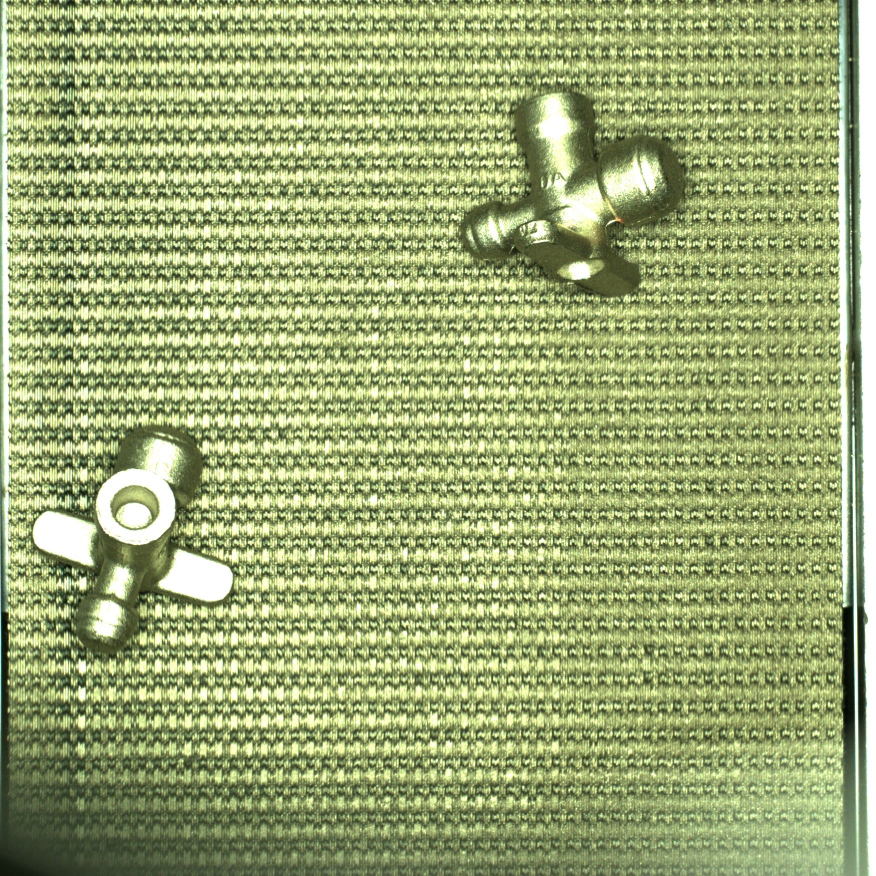
#> input picture asset/1.jpeg, 1752 x 1752 px (shown at 1/2 size)
$ python nine_point_circle_picker.py --image ../asset/1.jpeg
#> lines starting #> are read from the running program, lines starting #| are printed output that depends on the picture; after the words box and inside, x2 and y2 are one past the last pixel; in counts of white or black regions, pixels touching at a corner belong together
#> in read_image, image is the input picture: shape (1752, 1752, 3); mean B, G, R 114.4, 168.1, 155
#!/usr/bin/env python3
"""
Pick nine calibration circle centers from a Hikrobot camera frame or a local image.

Examples:
  python scripts/nine_point_circle_picker.py --image samples/images/calibration.jpg
  python scripts/nine_point_circle_picker.py --camera
"""

from __future__ import annotations

import argparse
import ctypes
import os
import sys
from pathlib import Path
from typing import Dict, List, Optional, Tuple

import cv2
import numpy as np


MV_OK = 0
MV_GIGE_DEVICE = 0x00000001
MV_USB_DEVICE = 0x00000004
MV_ACCESS_EXCLUSIVE = 1
MV_ACQ_MODE_CONTINUOUS = 2
MV_TRIGGER_MODE_OFF = 0

PIX_MONO8 = 0x01080001
PIX_BAYER_GR8 = 0x01080008
PIX_BAYER_RG8 = 0x01080009
PIX_BAYER_GB8 = 0x0108000A
PIX_BAYER_BG8 = 0x0108000B
PIX_RGB8 = 0x02180014
PIX_BGR8 = 0x02180015

_DLL_DIR_HANDLES = []
TOOLBAR_HEIGHT = 42


class BitmapInfoHeader(ctypes.Structure):
    _fields_ = [
        ("biSize", ctypes.c_uint32),
        ("biWidth", ctypes.c_int32),
        ("biHeight", ctypes.c_int32),
        ("biPlanes", ctypes.c_uint16),
        ("biBitCount", ctypes.c_uint16),
        ("biCompression", ctypes.c_uint32),
        ("biSizeImage", ctypes.c_uint32),
        ("biXPelsPerMeter", ctypes.c_int32),
        ("biYPelsPerMeter", ctypes.c_int32),
        ("biClrUsed", ctypes.c_uint32),
        ("biClrImportant", ctypes.c_uint32),
    ]


class RgbQuad(ctypes.Structure):
    _fields_ = [
        ("rgbBlue", ctypes.c_ubyte),
        ("rgbGreen", ctypes.c_ubyte),
        ("rgbRed", ctypes.c_ubyte),
        ("rgbReserved", ctypes.c_ubyte),
    ]


class BitmapInfo(ctypes.Structure):
    _fields_ = [
        ("bmiHeader", BitmapInfoHeader),
        ("bmiColors", RgbQuad * 1),
    ]


class Rect(ctypes.Structure):
    _fields_ = [
        ("left", ctypes.c_long),
        ("top", ctypes.c_long),
        ("right", ctypes.c_long),
        ("bottom", ctypes.c_long),
    ]


class MvDeviceInfo(ctypes.Structure):
    pass


class MvDeviceInfoList(ctypes.Structure):
    _fields_ = [
        ("nDeviceNum", ctypes.c_uint),
        ("pDeviceInfo", ctypes.POINTER(MvDeviceInfo) * 256),
    ]


class MvPtrUnion(ctypes.Union):
    _fields_ = [
        ("p", ctypes.c_void_p),
        ("nAligning", ctypes.c_longlong),
    ]


class MvFrameOutInfoEx(ctypes.Structure):
    _fields_ = [
        ("nWidth", ctypes.c_ushort),
        ("nHeight", ctypes.c_ushort),
        ("enPixelType", ctypes.c_uint),
        ("nFrameNum", ctypes.c_uint),
        ("nDevTimeStampHigh", ctypes.c_uint),
        ("nDevTimeStampLow", ctypes.c_uint),
        ("nReserved0", ctypes.c_uint),
        ("nHostTimeStamp", ctypes.c_longlong),
        ("nFrameLen", ctypes.c_uint),
        ("nSecondCount", ctypes.c_uint),
        ("nCycleCount", ctypes.c_uint),
        ("nCycleOffset", ctypes.c_uint),
        ("fGain", ctypes.c_float),
        ("fExposureTime", ctypes.c_float),
        ("nAverageBrightness", ctypes.c_uint),
        ("nRed", ctypes.c_uint),
        ("nGreen", ctypes.c_uint),
        ("nBlue", ctypes.c_uint),
        ("nFrameCounter", ctypes.c_uint),
        ("nTriggerIndex", ctypes.c_uint),
        ("nInput", ctypes.c_uint),
        ("nOutput", ctypes.c_uint),
        ("nOffsetX", ctypes.c_ushort),
        ("nOffsetY", ctypes.c_ushort),
        ("nChunkWidth", ctypes.c_ushort),
        ("nChunkHeight", ctypes.c_ushort),
        ("nLostPacket", ctypes.c_uint),
        ("nUnparsedChunkNum", ctypes.c_uint),
        ("UnparsedChunkList", MvPtrUnion),
        ("nExtendWidth", ctypes.c_uint),
        ("nExtendHeight", ctypes.c_uint),
        ("nFrameLenEx", ctypes.c_ulonglong),
        ("nExtraType", ctypes.c_uint),
        ("nSubImageNum", ctypes.c_uint),
        ("SubImageList", MvPtrUnion),
        ("UserPtr", MvPtrUnion),
        ("nFirstLineEncoderCount", ctypes.c_uint),
        ("nLastLineEncoderCount", ctypes.c_uint),
        ("nReserved", ctypes.c_uint * 24),
    ]


class MvFrameOut(ctypes.Structure):
    _fields_ = [
        ("pBufAddr", ctypes.POINTER(ctypes.c_ubyte)),
        ("stFrameInfo", MvFrameOutInfoEx),
        ("nRes", ctypes.c_uint * 16),
    ]


def repo_root() -> Path:
    return Path(__file__).resolve().parents[1]


def runtime_root() -> Path:
    if getattr(sys, "frozen", False):
        return Path(sys.executable).resolve().parent
    return repo_root()


def default_output_dir() -> Path:
    return runtime_root() / "calibration_output"


def require_ok(ret: int, name: str) -> None:
    if ret != MV_OK:
        raise RuntimeError(f"{name} failed: 0x{ret:08X}")


# [240 lines left out: functions load_mvs_dll, configure_camera, bayer_to_bgr, frame_to_bgr, capture_hikrobot_frame, crop_roi and 3 more, not called in this run]


def put_label(image: np.ndarray,
              text: str,
              origin: Tuple[int, int],
              scale: float = 0.62,
              color: Tuple[int, int, int] = (255, 255, 255),
              thickness: int = 2) -> None:
    if os.name == "nt" and any(ord(ch) > 127 for ch in text):
        if put_label_windows(image, text, origin, scale, color):
            return
    cv2.putText(image, text, origin, cv2.FONT_HERSHEY_SIMPLEX, scale, color, thickness, cv2.LINE_AA)


# [94 lines left out: function put_label_windows, not called in this run]


class PickerState:
    def __init__(self, image: np.ndarray, roi_size: int, max_display: int, output_dir: Path):
#> called with roi_size = 180, max_display = 1400
        self.original = image
        self.roi_size = roi_size
        self.max_display = max_display
        self.output_dir = output_dir
        self.points: List[dict] = []
        self.button_rects: Dict[str, Tuple[int, int, int, int]] = {}
        self.pending_action: Optional[str] = None
        h, w = self.original.shape[:2]
        self.scale = min(1.0, float(max_display) / float(max(h, w))) if max(h, w) > 0 else 1.0
        self.saved_after_full = False

    # [13 lines left out: functions reset_image, button_at, not called in this run]

    def is_rect_hit(self, rect: Tuple[int, int, int, int], display_x: int, display_y: int) -> bool:
        left, top, right, bottom = rect
        return left <= display_x <= right and top <= display_y <= bottom

    # [66 lines left out: functions add_click, undo, save, save_points, not called in this run]

    def render(self) -> np.ndarray:
        image = self.original.copy()
        for point in self.points:
            cx = int(round(point["image_x"]))
            cy = int(round(point["image_y"]))
            label = f"{point['point']} ({point['image_x']:.1f},{point['image_y']:.1f})"
            cv2.drawMarker(image, (cx, cy), (0, 0, 255), markerType=cv2.MARKER_CROSS, markerSize=22, thickness=2)
            cv2.circle(image, (cx, cy), max(4, int(round(point["radius"]))), (0, 220, 0), 2)
            cv2.putText(image, label, (cx + 8, max(20, cy - 8)), cv2.FONT_HERSHEY_SIMPLEX, 0.55, (0, 0, 255), 2)

        if self.scale < 1.0:
            display = cv2.resize(image, None, fx=self.scale, fy=self.scale, interpolation=cv2.INTER_AREA)
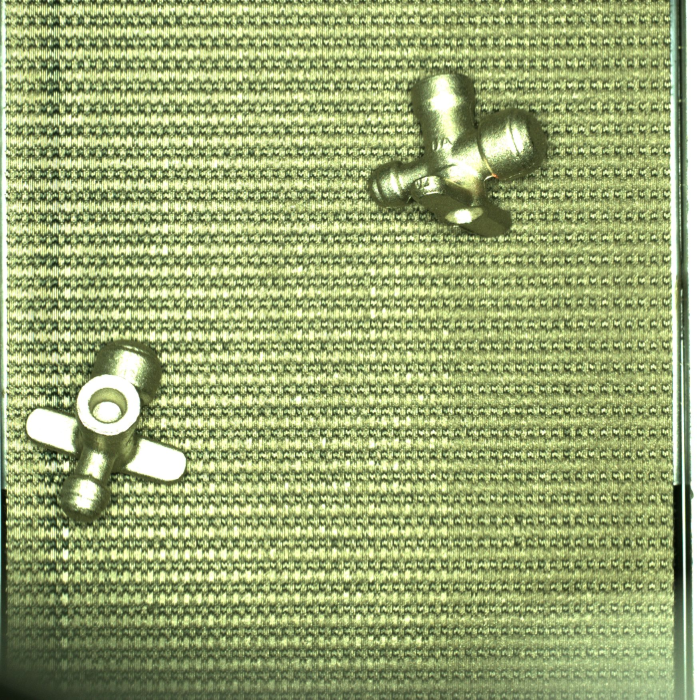
#> display: shape (1400, 1400, 3) (shown at 1/2 size); mean B, G, R 114.4, 168.1, 155
        else:
            display = image

        cv2.rectangle(display, (0, 0), (display.shape[1], TOOLBAR_HEIGHT), (0, 0, 0), -1)
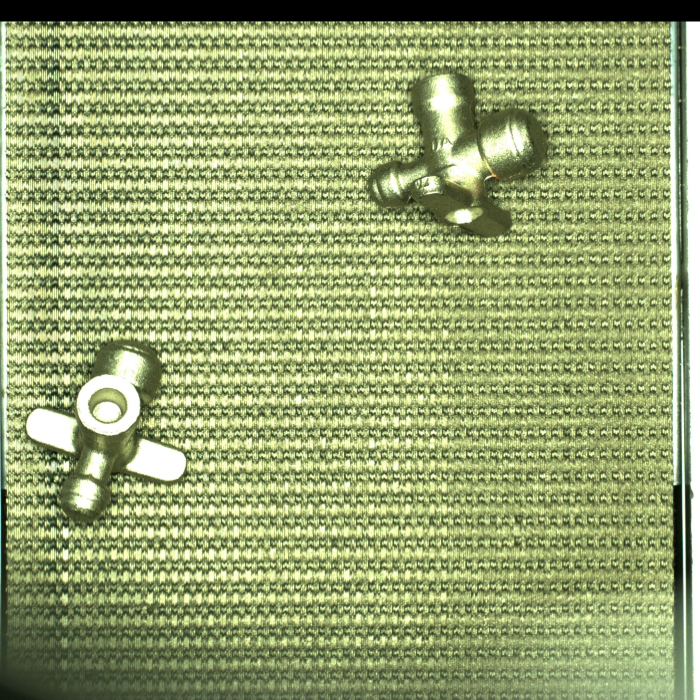
#> display: shape (1400, 1400, 3) (shown at 1/2 size); 3.07% of pixels changed, all inside (x1, y1, x2, y2) = (0, 0, 1400, 43)
        next_label = "状态：已完成" if len(self.points) >= 9 else f"状态：请点击 P{len(self.points) + 1}"
        status = f"{next_label}  {len(self.points)}/9"
        put_label(display, status, (12, 27), 0.68)

        self.button_rects.clear()
        x = max(220, min(display.shape[1] - 390, 330))
        buttons = [
            ("save", "保存", 70),
            ("reload", "重拍", 70),
            ("undo", "撤销", 70),
            ("quit", "退出", 70),
        ]
        for name, label, width in buttons:
            left, top = x, 7
            right, bottom = min(display.shape[1] - 8, x + width), 34
            if right - left < 42:
                break
            self.button_rects[name] = (left, top, right, bottom)
            enabled = name != "undo" or bool(self.points)
            fill = (58, 58, 58) if enabled else (34, 34, 34)
            cv2.rectangle(display, (left, top), (right, bottom), fill, -1)
            cv2.rectangle(display, (left, top), (right, bottom), (120, 120, 120), 1)
            put_label(display, label, (left + 10, 27), 0.54, (235, 235, 235), 1)
            x = right + 8
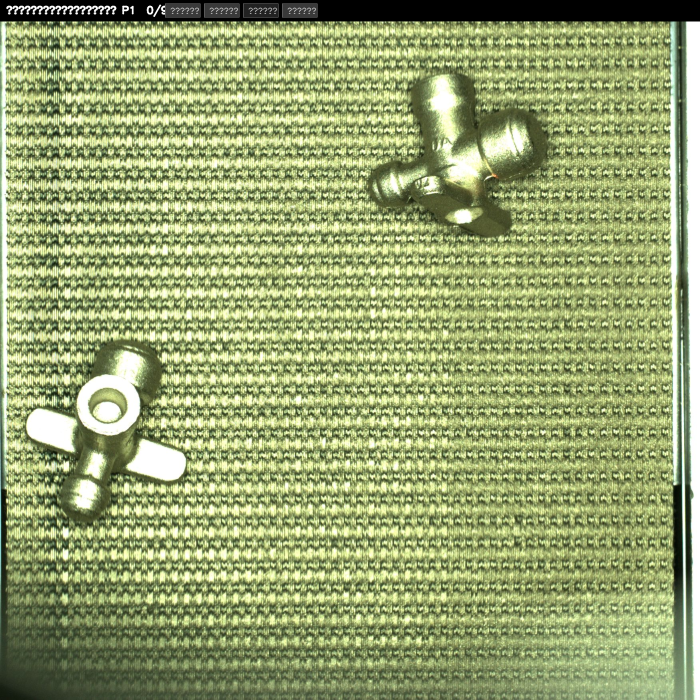
#> display: shape (1400, 1400, 3) (shown at 1/2 size); mean B, G, R 111.4, 163.4, 150.6
#> after the loop, self.button_rects = {'save': (330, 7, 400, 34), 'reload': (408, 7, 478, 34), 'undo': (486, 7, 556, 34), 'quit': (564, 7, 634, 34)}
        return display


def read_image(path: Path) -> np.ndarray:
    image = cv2.imread(str(path), cv2.IMREAD_COLOR)
    if image is None:
        raise RuntimeError(f"Could not open image: {path}")
    return image


# [93 lines left out: functions prompt_source_from_gui, show_error_dialog, chinese_error_message, not called in this run]


def build_arg_parser() -> argparse.ArgumentParser:
    parser = argparse.ArgumentParser(description="Pick 9 calibration circle centers from an image or Hikrobot camera.")
    source = parser.add_mutually_exclusive_group(required=False)
    source.add_argument("--image", type=Path, help="Local image path for offline testing.")
    source.add_argument("--camera", action="store_true", help="Grab one frame from a Hikrobot industrial camera.")
    parser.add_argument("--camera-index", type=int, default=0, help="Hikrobot device index when multiple cameras are present.")
    parser.add_argument("--output-dir", type=Path, default=None, help="Output folder for CSV/JSON.")
    parser.add_argument("--roi-size", type=int, default=180, help="Local search square size around each click, in original image pixels.")
    parser.add_argument("--max-display", type=int, default=1400, help="Max display dimension. Exported coordinates remain original image coordinates.")
    return parser


def main() -> int:
    args = build_arg_parser().parse_args()
    if args.output_dir is None:
        args.output_dir = default_output_dir()

    def load_source() -> np.ndarray:
        if args.image is not None:
            return read_image(args.image)
        return capture_hikrobot_frame(args.camera_index)

    if args.image is None and not args.camera:
        gui_image, gui_camera = prompt_source_from_gui()
        if gui_camera:
            args.camera = True
        elif gui_image is not None:
            args.image = gui_image
        elif args.image is None and not args.camera:
            print("No input selected. Exiting.")
            return 1

    try:
        image = load_source()
    except Exception as exc:
        message = chinese_error_message(exc)
        print(message)
        show_error_dialog("九点标定错误", message)
        return 1
    state = PickerState(image, args.roi_size, args.max_display, args.output_dir)
    window_name = "Nine Point Circle Picker"

    def on_mouse(event, x, y, _flags, _userdata):
        if event == cv2.EVENT_LBUTTONDOWN:
            state.add_click(x, y)

    cv2.namedWindow(window_name, cv2.WINDOW_NORMAL)
    cv2.setMouseCallback(window_name, on_mouse)

    print("Click near each circle center in P1 -> P9 order.")
    print("Keys: s save, u undo, r reload/recapture, q quit")
    while True:
        try:
            if cv2.getWindowProperty(window_name, cv2.WND_PROP_VISIBLE) < 1:
                break
        except cv2.error:
            break
        cv2.imshow(window_name, state.render())
        if len(state.points) == 9 and not state.saved_after_full:
            state.save_points()
            state.saved_after_full = True
        if state.pending_action == "save":
            state.pending_action = None
            state.save_points()
        elif state.pending_action == "reload":
            state.pending_action = None
            try:
                image = load_source()
            except Exception as exc:
                message = chinese_error_message(exc)
                print(message)
                show_error_dialog("九点标定错误", message)
                continue
            state.reset_image(image)
            print("Image reloaded; points cleared.")
        elif state.pending_action == "quit":
            state.pending_action = None
            break
        key = cv2.waitKey(30) & 0xFF
#> (key q is pressed here)
        if key == ord("q") or key == 27:
            break
        if key == ord("s"):
            state.save_points()
        elif key == ord("u"):
            state.undo()
        elif key == ord("r"):
            try:
                image = load_source()
            except Exception as exc:
                message = chinese_error_message(exc)
                print(message)
                show_error_dialog("九点标定错误", message)
                continue
            state.reset_image(image)
            print("Image reloaded; points cleared.")

    cv2.destroyAllWindows()
    return 0


if __name__ == "__main__":
    raise SystemExit(main())
#> (the program exits here)

$ run again, on asset/3.jpeg
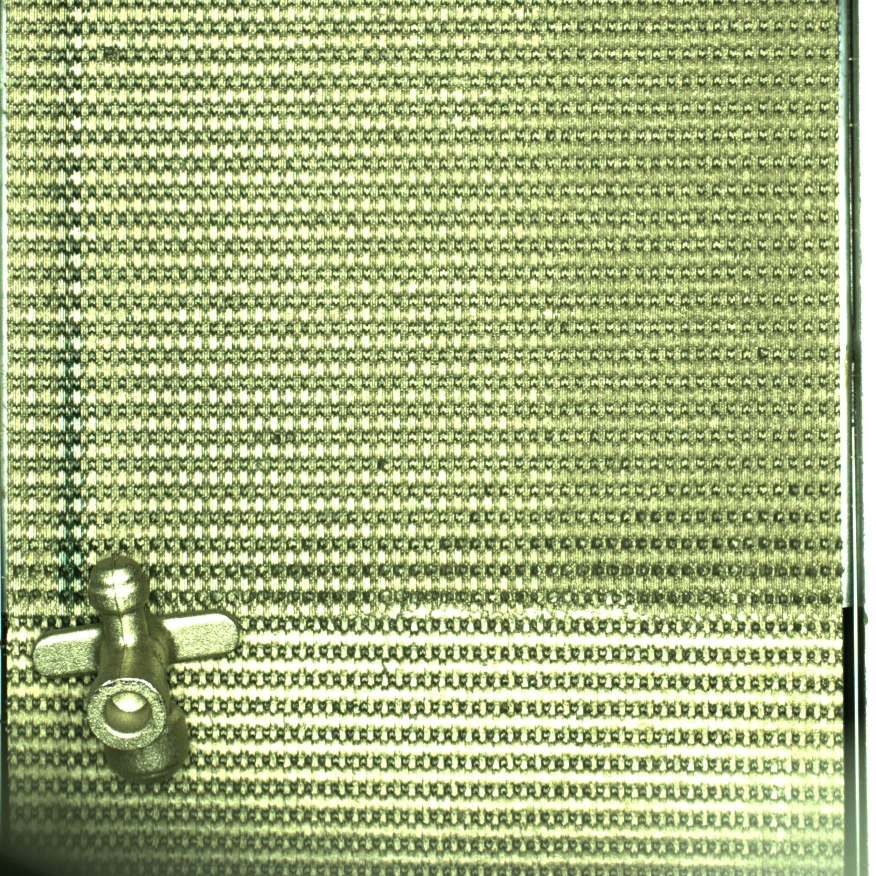
#> input picture asset/3.jpeg, 1752 x 1752 px (shown at 1/2 size)
#> in read_image, image is the input picture: shape (1752, 1752, 3); mean B, G, R 125.7, 177.5, 164.8
#> in render, `cv2.rectangle(display, (0, 0), (display.shape[1], TOOLBAR_HEIGHT), (0,..`:
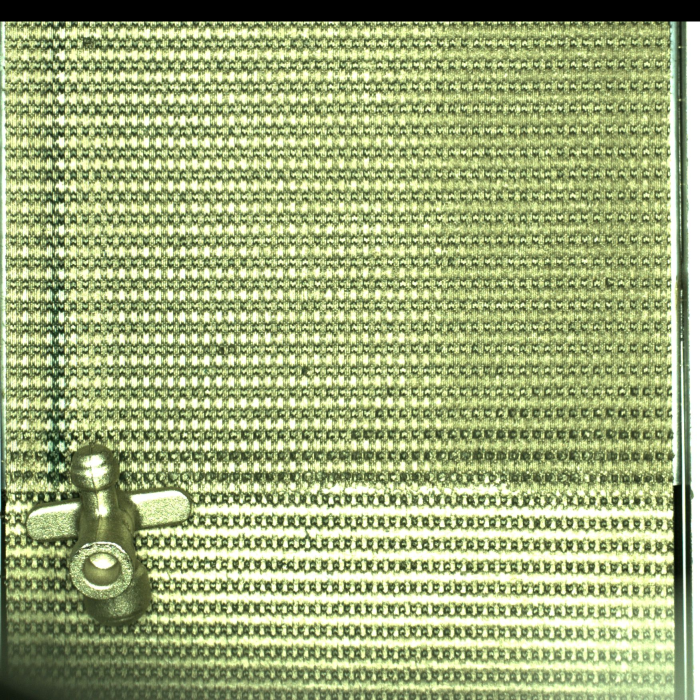
#> display: shape (1400, 1400, 3) (shown at 1/2 size); mean B, G, R 122, 172.1, 159.8
#> image: shape (1400, 1400, 3)
#> after the loop in render, `for name, label, width in buttons:`:
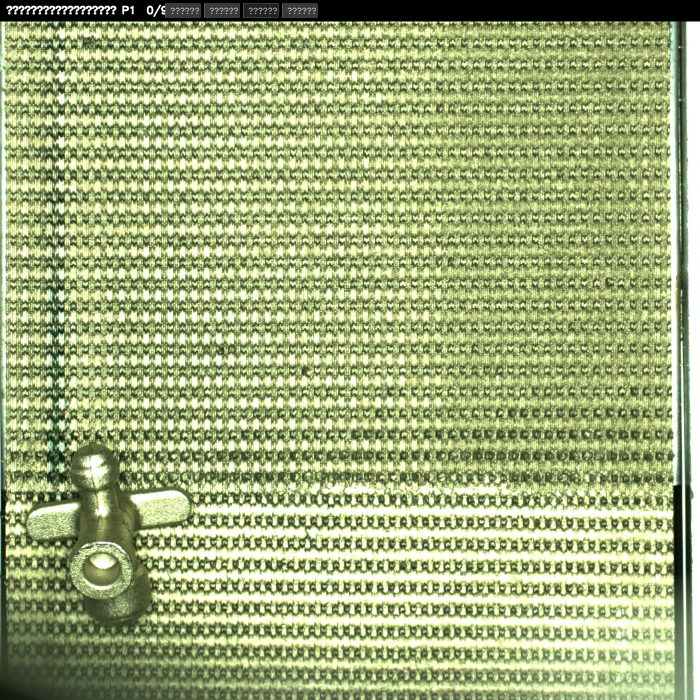
#> display: shape (1400, 1400, 3) (shown at 1/2 size); mean B, G, R 122.6, 172.7, 160.4
#> after the loop in render, `for name, label, width in buttons:`: self.button_rects = {'save': (330, 7, 400, 34), 'reload': (408, 7, 478, 34), 'undo': (486, 7, 556, 34), 'quit': (564, 7, 634, 34)}
